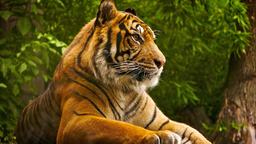
#> input picture src/2_prototype_jpeg/tiger.bmp, 256 x 144 px, shrunk from 630 x 354 before the run, found by its file name; the run also reads 1 picture not shown here
$ jupyter execute --allow-errors TP1_Otavio_LuizHenrique.ipynb   (shell and % lines are left out)
#> lines starting #> are read from the running program, lines starting #| are printed output that depends on the picture
# Trabalho Prático 1 - Compressão de imagens
## Introdução à Computação Visual - 2020/1
#### Integrantes:
* Otávio Augusto Silva - 2016006808
* Luiz Henrique de Melo Santos - 2017014464

Neste Trabalho Prático será feita a implementação de uma aplicação para compressão de imagens sem perdas, por meio do Algoritmo de Huffman.

[cell 1]
# para utilizar a aplicacao execute
# $ conda install -c menpo imageio
# $ conda install -c conda-forge pillow

import cv2
import sys
import copy
import numpy
import queue
import string
import scipy.fftpack
from itertools import chain
from matplotlib import pyplot
from collections import Counter, OrderedDict
from PIL import Image, ImageChops
from operator import itemgetter, attrgetter

[cell 2]
LUMINANCE_QUANTIZATION_TABLE = numpy.array([
    [16, 11, 10, 16, 24, 40, 51, 61],
    [12, 12, 14, 19, 26, 58, 60, 55],
    [14, 13, 16, 24, 40, 57, 69, 56],
    [14, 17, 22, 29, 51, 87, 80, 62],
    [18, 22, 37, 56, 68, 109, 103, 77],
    [24, 36, 55, 64, 81, 104, 113, 92],
    [49, 64, 78, 87, 103, 121, 120, 101],
    [72, 92, 95, 98, 112, 100, 103, 99]
])

[cell 3]
CHROMINANCE_QUANTIZATION_TABLE = numpy.array([
    [17, 18, 24, 47, 99, 99, 99, 99],
    [18, 21, 26, 66, 99, 99, 99, 99],
    [24, 26, 56, 99, 99, 99, 99, 99],
    [47, 66, 99, 99, 99, 99, 99, 99],
    [99, 99, 99, 99, 99, 99, 99, 99],
    [99, 99, 99, 99, 99, 99, 99, 99],
    [99, 99, 99, 99, 99, 99, 99, 99],
    [99, 99, 99, 99, 99, 99, 99, 99]
])

[cell 4]
# [6 lines left out: function PSNR, not called in this run]

Definição da estrutura de dados e funções auxiliares que serão utilizados para a criação e para o uso da árvore exigida pelo Algoritmo.

[cell 5]
# classe que representara uma unidade de no na arvore
class Node:
    # [16 lines left out: functions __init__, __lt__, __ge__, not called in this run]

[cell 6]
def rgb2gray(img):
    gray_img = cv2.cvtColor(img, cv2.COLOR_RGB2GRAY)
    return gray_img

[cell 7]
# [12 lines left out: function get2smallest, not called in this run]

[cell 8]
# [18 lines left out: function tree, not called in this run]

[cell 9]
# [17 lines left out: function huffman_traversal, not called in this run]

[cell 10]
# Read an bmp image into a numpy array
img = cv2.imread('tiger.bmp')
#> img is the input picture: shape (144, 256, 3); mean B, G, R 24.2, 78.2, 91.6

[cell 11]
# convert to grayscale
gray_img = rgb2gray(img)
#> in rgb2gray, `gray_img = cv2.cvtColor(img, cv2.COLOR_RGB2GRAY)`:
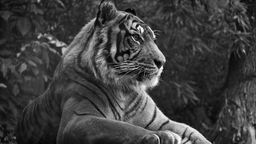
#> gray_img: shape (144, 256); min 0, max 255, mean 63.6
#| Image shape: (height=144, width=256)
#| RAW image size: 110596 bytes
#> in compress_image, `counts = count_symbols(image)`: counts = 256 pairs, first value 0 to 255, second value 29 to 3501
#> (printed output is left out)

#> (a cell that did not finish here is left out)

#> (a cell that did not finish here is left out)

#> (a cell that did not finish here is left out)

#> (a cell that did not finish here is left out)

[cell 16]
def count_symbols(image):
    pixels = image.getdata()
    values = chain.from_iterable(pixels)
    counts = Counter(values).items()
    return sorted(counts, key=lambda x:x[::-1])

[cell 17]
def build_tree(counts) :
    nodes = [entry[::-1] for entry in counts] # Reverse each (symbol,count) tuple
#> nodes = 256 pairs, first value 29 to 3501, second value 0 to 255
    while len(nodes) > 1 :
        leastTwo = tuple(nodes[0:2]) # get the 2 to combine
        theRest = nodes[2:] # all the others
        combFreq = leastTwo[0][0] + leastTwo[1][0]  # the branch points freq
        nodes = theRest + [(combFreq, leastTwo)] # add branch point to the end
        nodes.sort(key=lambda t: t[0]) # sort it into place
#> this loop made 255 passes
#> (leastTwo, combFreq) on passes 1 to 3: (((29, 247), (29, 253)), 58), (((33, 237), (33, 238)), 66), (((37, 254), (41, 252)), 78)
#> (printed output is left out)
#> in compress_image, `codes = assign_codes(trimmed_tree)`: codes = 256 items
    return nodes[0] # Return the single tree inside the list

[cell 18]
def trim_tree(tree) :
    p = tree[1] # Ignore freq count in [0]
    if type(p) is tuple: # Node, trim left then right and recombine
        return (trim_tree(p[0]), trim_tree(p[1]))
    return p # Leaf, just return it

[cell 19]
def assign_codes_impl(codes, node, pat):
    if type(node) == tuple:
        assign_codes_impl(codes, node[0], pat + [0]) # Branch point. Do the left branch
        assign_codes_impl(codes, node[1], pat + [1]) # then do the right branch.
    else:
        codes[node] = pat # A leaf. set its code

def assign_codes(tree):
    codes = {}
    assign_codes_impl(codes, tree, [])
    return codes

[cell 20]
def to_binary_list(n):
    """Convert integer into a list of bits"""
    return [n] if (n <= 1) else to_binary_list(n >> 1) + [n & 1]

def from_binary_list(bits):
    """Convert list of bits into an integer"""
    result = 0
    for bit in bits:
        result = (result << 1) | bit
    return result

def pad_bits(bits, n):
    """Prefix list of bits with enough zeros to reach n digits"""
    assert(n >= len(bits))
    return ([0] * (n - len(bits)) + bits)

[cell 21]
class OutputBitStream:
    def __init__(self, file_name):
        self.file_name = file_name
        self.file = open(self.file_name, 'wb')
        self.bytes_written = 0
        self.buffer = []

    def write_bit(self, value):
        self.write_bits([value])

    def write_bits(self, values):
        self.buffer += values
        while len(self.buffer) >= 8:
            self._save_byte()

    def flush(self):
        if len(self.buffer) > 0: # Add trailing zeros to complete a byte and write it
            self.buffer += [0] * (8 - len(self.buffer))
            self._save_byte()
        assert(len(self.buffer) == 0)

    def _save_byte(self):
        bits = self.buffer[:8]
        self.buffer[:] = self.buffer[8:]

        byte_value = from_binary_list(bits)
        self.file.write(bytes([byte_value]))
        self.bytes_written += 1

    def close(self):
        self.flush()
        self.file.close()

[cell 22]
class InputBitStream:
    def __init__(self, file_name):
        self.file_name = file_name
        self.file = open(self.file_name, 'rb')
        self.bytes_read = 0
        self.buffer = []

    def read_bit(self):
        return self.read_bits(1)[0]

    def read_bits(self, count):
        while len(self.buffer) < count:
            self._load_byte()
        result = self.buffer[:count]
        self.buffer[:] = self.buffer[count:]
        return result

    def flush(self):
        assert(not any(self.buffer))
        self.buffer[:] = []

    def _load_byte(self):
        value = ord(self.file.read(1))
        self.buffer += pad_bits(to_binary_list(value), 8)
        self.bytes_read += 1

    def close(self):
        self.file.close()

[cell 23]
def compressed_size(counts, codes):
    header_size = 2 * 16 # height and width as 16 bit values

    tree_size = len(counts) * (1 + 8) # Leafs: 1 bit flag, 8 bit symbol each
#> tree_size = 2304
    tree_size += len(counts) - 1 # Nodes: 1 bit flag each
#> tree_size = 2559
    if tree_size % 8 > 0: # Padding to next full byte
        tree_size += 8 - (tree_size % 8)
#> tree_size = 2560

    # Sum for each symbol of count * code length
    pixels_size = sum([count * len(codes[symbol]) for symbol, count in counts])
#> pixels_size = 810759
    if pixels_size % 8 > 0: # Padding to next full byte
        pixels_size += 8 - (pixels_size % 8)
#> pixels_size = 810760
#> in compress_image, `size_estimate = compressed_size(counts, codes)`: size_estimate = 101669

    return (header_size + tree_size + pixels_size) / 8

[cell 24]
def encode_header(image, bitstream):
    height_bits = pad_bits(to_binary_list(image.height), 16)
    bitstream.write_bits(height_bits)
    width_bits = pad_bits(to_binary_list(image.width), 16)
    bitstream.write_bits(width_bits)

[cell 25]
def encode_tree(tree, bitstream):
    if type(tree) == tuple: # Note - write 0 and encode children
        bitstream.write_bit(0)
        encode_tree(tree[0], bitstream)
        encode_tree(tree[1], bitstream)
    else: # Leaf - write 1, followed by 8 bit symbol
        bitstream.write_bit(1)
        symbol_bits = pad_bits(to_binary_list(tree), 8)
        bitstream.write_bits(symbol_bits)

[cell 26]
def encode_pixels(image, codes, bitstream):
    for pixel in image.getdata():
        for value in pixel:
            bitstream.write_bits(codes[value])
#> this loop made 36864 passes
#> pixel on passes 29 to 31: (48, 51, 2), (47, 49, 4), (53, 55, 7)

[cell 27]
def compress_image(in_file_name, out_file_name):
    print('Compressing "%s" -> "%s"' % (in_file_name, out_file_name))
    image = Image.open(in_file_name)
    print('Image shape: (height=%d, width=%d)' % (image.height, image.width))
    size_raw = raw_size(image.height, image.width)
    print('RAW image size: %d bytes' % size_raw)
    counts = count_symbols(image)
    print('Counts: %s' % counts)
    tree = build_tree(counts)
    print('Tree: %s' % str(tree))
    trimmed_tree = trim_tree(tree)
    print('Trimmed tree: %s' % str(trimmed_tree))
    codes = assign_codes(trimmed_tree)
    print('Codes: %s' % codes)
    size_estimate = compressed_size(counts, codes)
    print('Estimated size: %d bytes' % size_estimate)
    print('Writing...')
    stream = OutputBitStream(out_file_name)
    print('* Header offset: %d' % stream.bytes_written)
    encode_header(image, stream)
    stream.flush() # Ensure next chunk is byte-aligned
    print('* Tree offset: %d' % stream.bytes_written)
    encode_tree(trimmed_tree, stream)
    stream.flush() # Ensure next chunk is byte-aligned
    print('* Pixel offset: %d' % stream.bytes_written)
    encode_pixels(image, codes, stream)
    stream.close()
    size_real = stream.bytes_written
    print('Wrote %d bytes.' % size_real)
    print('Estimate is %scorrect.' % ('' if size_estimate == size_real else 'in'))
    print('Compression ratio: %0.2f' % (float(size_raw) / size_real))

[cell 28]
def decode_header(bitstream):
    height = from_binary_list(bitstream.read_bits(16))
    width = from_binary_list(bitstream.read_bits(16))
    return (height, width)

[cell 29]
# https://stackoverflow.com/a/759766/3962537
def decode_tree(bitstream):
    flag = bitstream.read_bits(1)[0]
    if flag == 1: # Leaf, read and return symbol
        return from_binary_list(bitstream.read_bits(8))
    left = decode_tree(bitstream)
    right = decode_tree(bitstream)
    return (left, right)

[cell 30]
def decode_value(tree, bitstream):
    bit = bitstream.read_bits(1)[0]
    node = tree[bit]
    if type(node) == tuple:
        return decode_value(node, bitstream)
    return node

[cell 31]
def decode_pixels(height, width, tree, bitstream):
#> called with height = 144, width = 256
    pixels = bytearray()
    for i in range(height * width * 3):
        pixels.append(decode_value(tree, bitstream))
    return Image.frombytes('RGB', (width, height), bytes(pixels))

[cell 32]
def decompress_image(in_file_name, out_file_name):
    print('Decompressing "%s" -> "%s"' % (in_file_name, out_file_name))

    print('Reading...')
    stream = InputBitStream(in_file_name)
    print('* Header offset: %d' % stream.bytes_read)
    height, width = decode_header(stream)
    stream.flush() # Ensure next chunk is byte-aligned
    print('* Tree offset: %d' % stream.bytes_read)
    trimmed_tree = decode_tree(stream)
    stream.flush() # Ensure next chunk is byte-aligned
    print('* Pixel offset: %d' % stream.bytes_read)
    image = decode_pixels(height, width, trimmed_tree, stream)
    stream.close()
    print('Read %d bytes.' % stream.bytes_read)

    print('Image size: (height=%d, width=%d)' % (height, width))
    print('Trimmed tree: %s' % str(trimmed_tree))
    image.save(out_file_name)

[cell 33]
def raw_size(width, height):
    header_size = 2 * 16 # height and width as 16 bit values
    pixels_size = 3 * 8 * width * height # 3 channels, 8 bits per channel
    return (header_size + pixels_size) / 8

[cell 34]
def images_equal(file_name_a, file_name_b):
#> called with file_name_a = 'tiger.png', file_name_b = 'out.png'
    image_a = Image.open(file_name_a)
    image_b = Image.open(file_name_b)

    diff = ImageChops.difference(image_a, image_b)
#> diff: PIL image 256x144 RGB; every value is 0

    return diff.getbbox() is None
